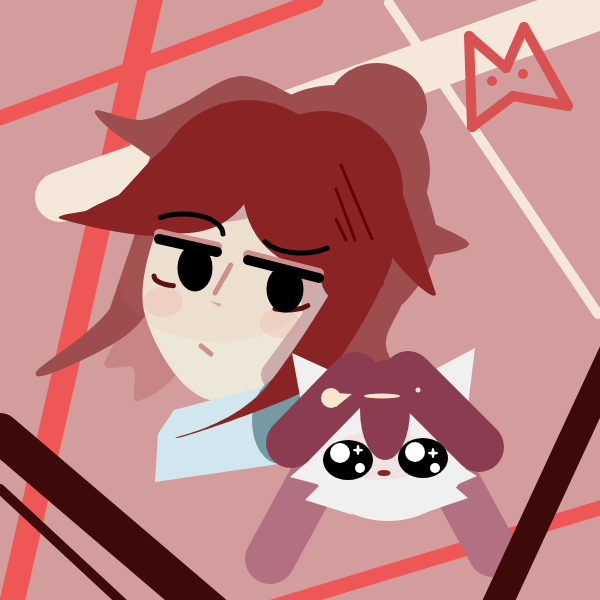
Frame 1 (no input)
Frame 60 (no input): identical to frame 1, image omitted
Frame 120 (the mouse pressed at the canvas centre since frame 60): identical to frame 1, image omitted

The p5.js sketch that drew this single still picture (run headless with seeded random() and noise() and a simulated clock; from frame 60 on, the mouse is pressed at the canvas centre):

// p5.js sketch
// ── sketch.js
function setup() {
  createCanvas(600, 600);
}
function draw() {
  background("#d49d9d");

  strokeWeight(25);
  stroke("#ef5756");
  line(150, 0, 12, 602);
  strokeWeight(15);
  line(0, 118, 316, 0);
  line(239, 617, 653, 492);
  strokeWeight(50);
  stroke("#f5e8da");
  line(60, 197, 604, 3);
  strokeWeight(10);
  line(389, 3, 598, 314);

  noStroke();
  fill("#c88585");
  beginShape();
  curveVertex(137, 298);
  curveVertex(104, 363);
  curveVertex(133, 368);
  curveVertex(137, 401);
  curveVertex(178, 366);
  endShape(CLOSE);
  fill("#9d4d4d");
  ellipse(377, 108, 100, 90);
  beginShape();
  curveVertex(303, 100);
  curveVertex(302, 100);
  curveVertex(241, 76);
  curveVertex(180, 105);
  curveVertex(141, 120);
  curveVertex(95, 111);
  curveVertex(128, 142);
  curveVertex(191, 165);
  endShape(CLOSE);
  ellipse(335, 170, 190, 170);
  beginShape();
  curveVertex(420, 186);
  curveVertex(417, 213);
  curveVertex(469, 244);
  curveVertex(417, 256);
  curveVertex(383, 240);
  endShape(CLOSE);
  beginShape();
  curveVertex(405, 249);
  curveVertex(404, 297);
  curveVertex(386, 346);
  curveVertex(413, 396);
  curveVertex(362, 370);
  curveVertex(341, 390);
  curveVertex(352, 416);
  curveVertex(315, 376);
  curveVertex(300, 300);
  curveVertex(350, 200);
  curveVertex(360, 150);
  curveVertex(380, 60);
  endShape();
  circle(382, 251, 85);
  stroke("#9d4d4d");
  strokeWeight(10);
  curve(323, 6, 418, 180, 400, 300, 125, 501);
  fill("#8a2424");
  circle(248, 195, 200);
  strokeWeight(5);
  fill("#9d4d4d");
  beginShape();
  curveVertex(142, 221);
  curveVertex(112, 310);
  curveVertex(38, 374);
  curveVertex(125, 333);
  curveVertex(168, 276);
  curveVertex(224, 199);
  endShape(CLOSE);
  noStroke();
  fill("#ede7d7");
  beginShape();
  curveVertex(340, 266);
  curveVertex(367, 269);
  curveVertex(330, 194);
  curveVertex(232, 168);
  curveVertex(196, 174);
  curveVertex(160, 220);
  curveVertex(145, 315);
  curveVertex(210, 400);
  curveVertex(328, 358);
  curveVertex(335, 331);
  endShape();
  fill("#cdacac");
  ellipse(321, 293, 40, 100);
  ellipse(218, 202, 100, 40);
  stroke("#cdacac");
  strokeWeight(30);
  line(315, 322, 276, 375);
  noStroke();
  triangle(210, 301, 219, 307, 222, 304);
  fill(242, 130, 130, 40);
  ellipse(163, 302, 40, 30);
  ellipse(280, 323, 40, 30);
  fill(242, 130, 130, 20);
  ellipse(218, 277, 200, 130);
  fill("#d2e6ef");
  beginShape();
  vertex(155, 482);
  vertex(286, 463);
  vertex(283, 381);
  vertex(174, 410);
  vertex(158, 434);
  endShape(CLOSE);
  fill("#749ba4");
  ellipse(280, 421, 56, 86);
  noStroke();
  fill("#8a2424");
  circle(323, 191, 160);
  beginShape();
  curveVertex(171, 142);
  curveVertex(154, 157);
  curveVertex(113, 201);
  curveVertex(101, 208);
  curveVertex(61, 219);
  curveVertex(178, 232);
  endShape(CLOSE);
  beginShape();
  curveVertex(261, 140);
  curveVertex(245, 203);
  curveVertex(189, 233);
  curveVertex(80, 216);
  endShape(CLOSE);
  beginShape();
  curveVertex(254, 176);
  curveVertex(245, 200);
  curveVertex(293, 257);
  curveVertex(357, 286);
  curveVertex(378, 273);
  endShape(CLOSE);
  beginShape();
  curveVertex(395, 186);
  curveVertex(392, 261);
  curveVertex(343, 354);
  curveVertex(301, 393);
  curveVertex(176, 438);
  curveVertex(266, 387);
  endShape(CLOSE);
  circle(346, 278, 50);
  beginShape();
  curveVertex(397, 177);
  curveVertex(436, 294);
  curveVertex(383, 241);
  endShape(CLOSE);
  strokeWeight(10);
  stroke("#cd8e8e");
  line(159, 234, 217, 242 + 5);
  line(248, 250 + 5, 319, 268 + 5);
  strokeWeight(5);
  curve(205, 316, 225, 276, 215, 293, 64, 562);
  line(201, 346, 211, 354);
  strokeWeight(10);
  stroke("black");
  noFill();
  line(159, 239, 217, 252);
  line(248, 260, 319, 278);
  stroke("#5c1111");
  strokeWeight(5);
  arc(179, 276, 50, 20, (2 / 3) * PI, PI);
  arc(287, 300, 50, 20, (1 / 12) * PI, (4 / 5) * PI);
  noStroke();
  fill("black");
  ellipse(195, 268, 35, 47);
  ellipse(285, 289, 37, 47);
  strokeWeight(5);
  noFill();
  stroke("black");
  arc(183, 234, 80, 40, (6 / 5) * PI, 2 * PI);
  arc(301, 233, 80, 40, (1 / 6) * PI, (12 / 13) * PI);
  strokeWeight(50);
  stroke("#b27182");
  line(337, 436, 270, 559);
  line(433, 441, 493, 552);
  noStroke();
  fill("#f0f0f0");
  ellipse(388, 451, 160, 140);
  triangle(362, 385, 292, 353, 308, 440);
  triangle(398, 389, 466, 422, 475, 348);
  triangle(313, 457, 290, 477, 320, 485);
  triangle(320, 485, 305, 500, 353, 515);
  triangle(449, 459, 477, 476, 454, 486);
  triangle(454, 486, 468, 498, 424, 513);
  noStroke();
  fill(242, 130, 130, 30);
  noStroke();
  ellipse(382, 455, 100, 50);
  fill("#8c3c50");
  ellipse(385, 410, 50, 100);
  stroke("#8c3c50");
  strokeWeight(50);
  line(355, 377, 291, 443);
  line(408, 376, 479, 447);
  noStroke();
  fill("black");
  ellipse(348, 460, 50, 40);
  ellipse(423, 458, 50, 40);
  fill("white");
  circle(340, 453, 20);
  circle(360, 468, 10);
  circle(415, 452, 20);
  circle(435, 468, 10);
  ellipse(358, 450, 10, 3);
  ellipse(358, 450, 3, 10);
  ellipse(433, 453, 10, 3);
  ellipse(433, 453, 3, 10);
  strokeWeight(3);
  stroke("#8a2424");
  ellipse(384, 473, 10, 3);
  noStroke();
  fill("#fce5cd");
  circle(331, 398, 20);
  triangle(335, 393, 336, 407, 352, 394);
  ellipse(382, 396, 36, 5);
  ellipse(418, 390, 5, 5);
  strokeWeight(3);
  stroke("#640101");
  line(341, 165, 372, 239);
  line(336, 189, 355, 240);
  line(336, 219, 346, 240);
  strokeWeight(40);
  stroke("#3e0909");
  line(0, 433, 218, 619);
  strokeWeight(10);
  line(0, 489, 139, 618);
  strokeWeight(30);
  line(619, 341, 476, 650);
  stroke("#d85252");
  strokeWeight(10);
  line(469, 36, 472, 127);
  line(469, 36, 506, 68);
  line(506, 68, 524, 27);
  line(524, 27, 568, 106);
  line(568, 106, 513, 96);
  line(513, 96, 472, 127);
  point(492, 81);
  point(523, 74);

  if (mouseIsPressed === true) {
    console.log(mouseX, mouseY);
  }
}
